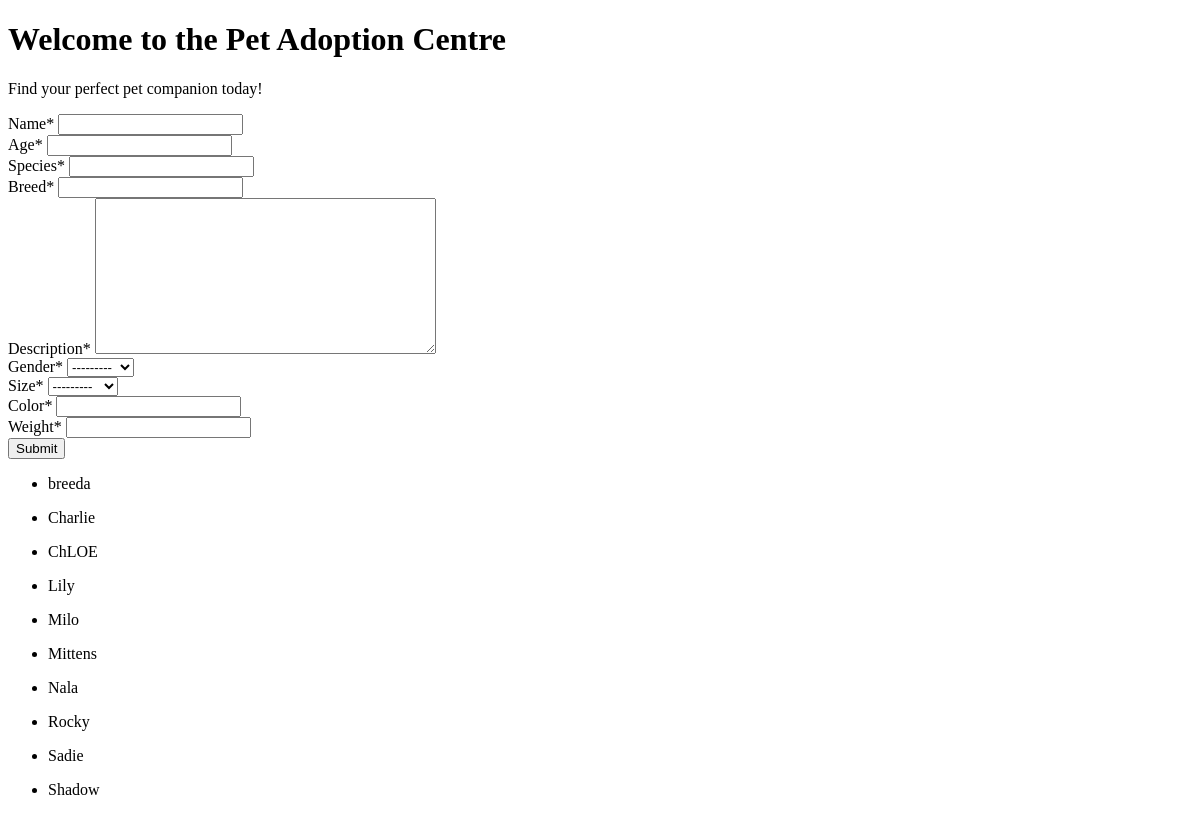
Before: / with the older database file.
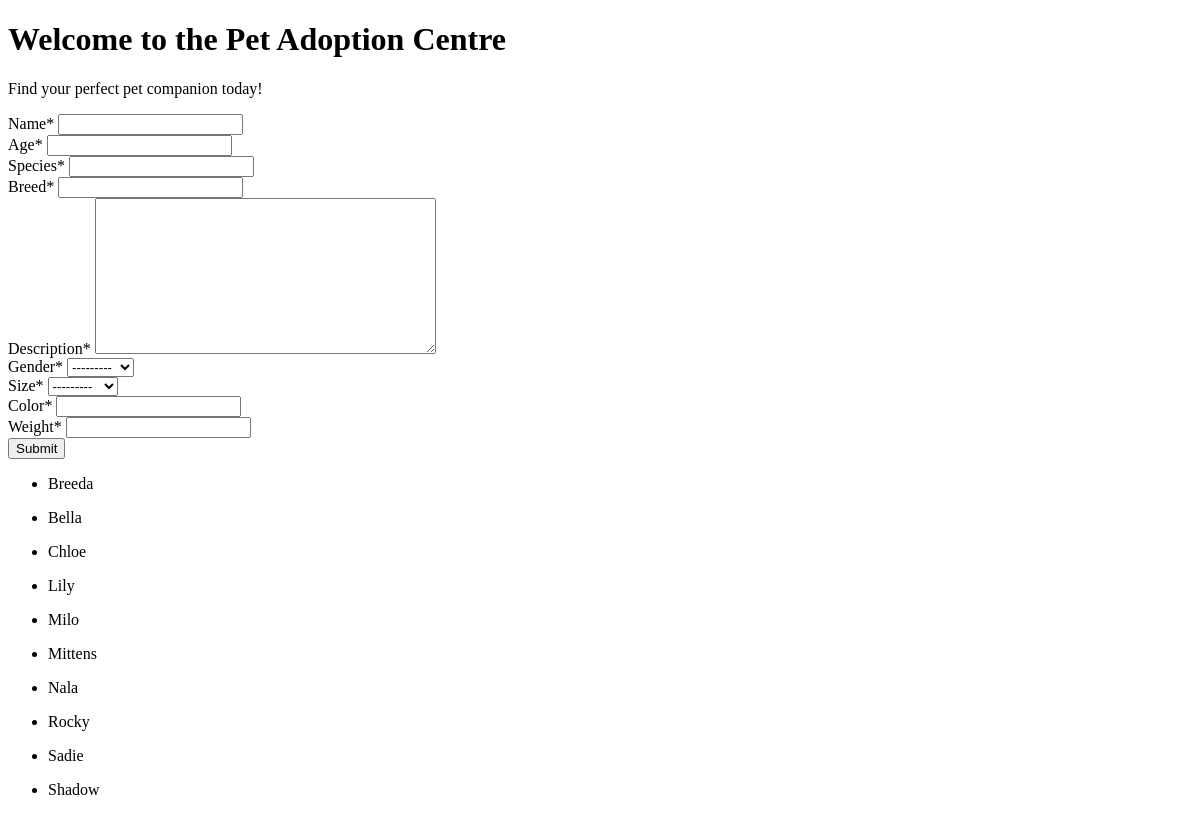
After: the same page with the newer database file.
### petcenter/models.py (models this page shows, shortened)
class Pet(models.Model):
    GENDER_CHOICES = [
        ('M', 'Male'),
        ('F', 'Female')
    ]
    SIZE_CHOICES = [
        ('S', 'Small'),
        ('M', 'Medium'),
        ('L', 'Large'),
    ]
    name = models.CharField(max_length=50)
    age = models.PositiveSmallIntegerField()
    species = models.CharField(max_length=50)
    breed = models.CharField(max_length=50)
    description = models.TextField(max_length=250)
    gender = models.CharField(max_length=1, choices=GENDER_CHOICES)
    size = models.CharField(max_length=1, choices=SIZE_CHOICES)
    color = models.CharField(max_length=50)
    weight = models.PositiveSmallIntegerField()
    photos = models.ImageField(upload_to='pets/')
    time_added = models.DateTimeField(auto_now_add=True)

### petcenter/views.py (the view)
# urls.py: 2. Add a URL to urlpatterns:  path('', views.home, name='home')
def home(request):
    allpets = Pet.objects.all()
    if request.method == "POST":
        form = PetForm(data=request.POST)
        if form.is_valid():
            form.save()
            return redirect('home')
    else:
        form = PetForm()
    context = {
        'pform':form,
        'allp':allpets,
        }
    return render(request, 'home.html', context)

### petcenter/forms.py
class PetForm(ModelForm):
    class Meta:
        model = Pet
        exclude = ["photos"]

### petcenter/templates/home.html (shortened to what this page needs)
{% load crispy_forms_tags %}
<!DOCTYPE html>
<html>
<head>
</head>
<body>
    <h1>Welcome to the Pet Adoption Centre</h1>
    <p>Find your perfect pet companion today!</p>
    <form method="POST">
        {{pform|crispy}}
        <button type="submit">Submit</button>
    </form>
    <div>
        {% for pets in allp %}
        <ul>
            <li>{{pets.name}}</li>
        </ul>
        {% endfor %}
    </div>
</body>
</html>

Changed rows visible on the page:
changed Pet: name "breeda" → "Breeda"
changed Pet: name "Charlie" → "Bella"
changed Pet: name "ChLOE" → "Chloe"
